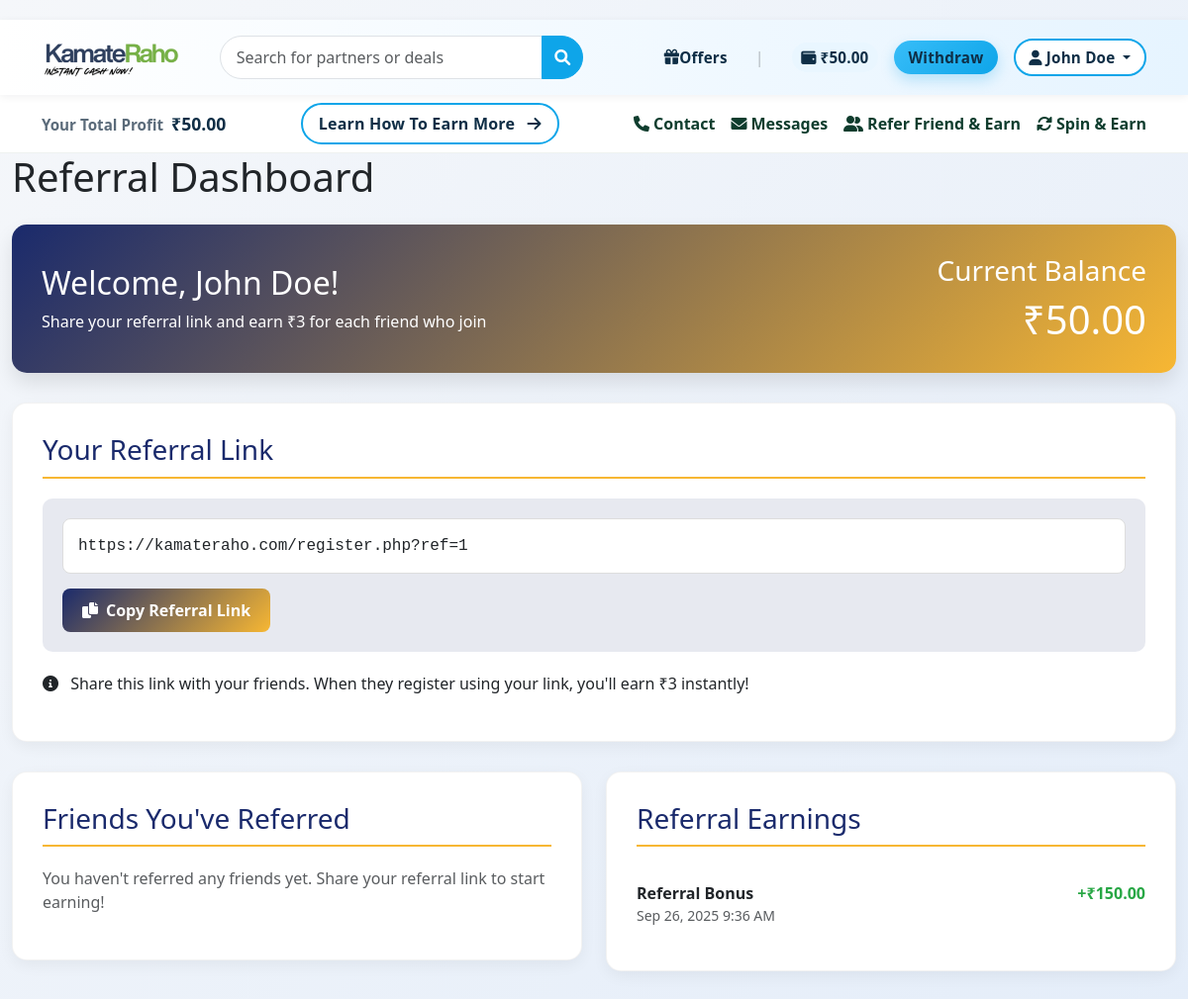
Page /referral_history.php (signed in) on the committed database.
### tables this page shows
CREATE TABLE IF NOT EXISTS users (
    id INT(11) AUTO_INCREMENT PRIMARY KEY,
    name VARCHAR(255) NOT NULL,
    email VARCHAR(255) UNIQUE NOT NULL,
    phone VARCHAR(20),
    city VARCHAR(100),
    state VARCHAR(100),
    password VARCHAR(255) NOT NULL,
    wallet_balance DECIMAL(10, 2) DEFAULT 0.00,
    referral_code VARCHAR(50),
    created_at TIMESTAMP DEFAULT CURRENT_TIMESTAMP
);

CREATE TABLE IF NOT EXISTS wallet_history (
    id INT(11) AUTO_INCREMENT PRIMARY KEY,
    user_id INT(11) NOT NULL,
    amount DECIMAL(10, 2) NOT NULL,
    type ENUM('credit', 'debit') NOT NULL,
    status ENUM('pending', 'approved', 'rejected') DEFAULT 'pending',
    description VARCHAR(255),
    created_at TIMESTAMP DEFAULT CURRENT_TIMESTAMP,
    FOREIGN KEY (user_id) REFERENCES users(id) ON DELETE CASCADE
);

### referral_history.php (the view, shortened to what this page needs)
<?php
include 'config/db.php';
$stmt = $pdo->prepare("SELECT u.id, u.name, u.email, u.created_at FROM users u WHERE u.referral_code IN (SELECT CONCAT('REF', id) FROM users WHERE id = ?)");
$stmt->execute([$_SESSION['user_id']]);
$referrals = $stmt->fetchAll(PDO::FETCH_ASSOC);
$stmt = $pdo->prepare("SELECT amount, description, created_at FROM wallet_history WHERE user_id = ? AND description LIKE '%Referral%' ORDER BY created_at DESC");
$stmt->execute([$_SESSION['user_id']]);
$wallet_history = $stmt->fetchAll(PDO::FETCH_ASSOC);
?>
<!DOCTYPE html>
<html lang="en">
<head>
    <link href="https://cdn.jsdelivr.net/npm/bootstrap@5.3.0/dist/css/bootstrap.min.css" rel="stylesheet">
    <link href="https://cdnjs.cloudflare.com/ajax/libs/font-awesome/6.0.0/css/all.min.css" rel="stylesheet">
</head>
<body>
    <?php include 'includes/navbar.php'; ?>
    <div class="container dashboard-container">
        <div class="row">
            <div class="col-12">
                <h1 class="mb-4">Referral Dashboard</h1>
            </div>
        </div>
        <div class="row">
            <div class="col-12">
                <div class="wallet-card">
                    <div class="row align-items-center">
                        <div class="col-md-8">
                            <h2>Welcome, <?php echo htmlspecialchars($user['name']); ?>!</h2>
                            <p class="mb-0">Share your referral link and earn ₹3 for each friend who join</p>
                        </div>
                        <div class="col-md-4 text-md-end">
                            <h3>Current Balance</h3>
                            <h1 class="mb-0">₹<?php echo number_format($user['wallet_balance'], 2); ?></h1>
                        </div>
                    </div>
                </div>
            </div>
        </div>
        <div class="row">
            <div class="col-12">
                <div class="section-card">
                    <h3 class="section-title">Your Referral Link</h3>
                    <div class="referral-link-box">
                        <?php
                        $base_url = "https://kamateraho.com/";
                        $referral_link = $base_url . "register.php?ref=" . $_SESSION['user_id'];
                        ?>
                        <div class="referral-link" id="referralLink"><?php echo $referral_link; ?></div>
                        <button class="btn-copy" onclick="copyReferralLink()">
                            <i class="fas fa-copy me-2"></i>Copy Referral Link
                        </button>
                    </div>
                    <p class="mt-3">
                        <i class="fas fa-info-circle me-2"></i>
                        Share this link with your friends. When they register using your link, you'll earn ₹3 instantly!
                    </p>
                </div>
            </div>
        </div>
        <div class="row">
            <div class="col-lg-6">
                <div class="section-card">
                    <h3 class="section-title">Friends You've Referred</h3>
                    <?php if (count($referrals) > 0): ?>
                        <?php foreach ($referrals as $referral): ?>
                            <div class="referral-card">
                                <div class="d-flex justify-content-between">
                                    <div>
                                        <h5 class="mb-1"><?php echo htmlspecialchars($referral['name']); ?></h5>
                                        <p class="mb-0 text-muted"><?php echo htmlspecialchars($referral['email']); ?></p>
                                    </div>
                                    <div class="text-end">
                                        <p class="mb-0 text-muted">Joined</p>
                                        <p class="mb-0"><?php echo date('M d, Y', strtotime($referral['created_at'])); ?></p>
                                    </div>
                                </div>
                            </div>
                        <?php endforeach; ?>
                    <?php else: ?>
                        <p class="text-muted">You haven't referred any friends yet. Share your referral link to start earning!</p>
                    <?php endif; ?>
                </div>
            </div>
            <div class="col-lg-6">
                <div class="section-card">
                    <h3 class="section-title">Referral Earnings</h3>
                    <?php if (count($wallet_history) > 0): ?>
                        <?php foreach ($wallet_history as $transaction): ?>
                            <div class="transaction-item">
                                <div class="d-flex justify-content-between">
                                    <div>
                                        <p class="mb-0 fw-bold"><?php echo htmlspecialchars($transaction['description']); ?></p>
                                        <p class="mb-0 text-muted small"><?php echo date('M d, Y g:i A', strtotime($transaction['created_at'])); ?></p>
                                    </div>
                                    <div>
                                        <p class="mb-0 amount-positive">+₹<?php echo number_format($transaction['amount'], 2); ?></p>
                                    </div>
                                </div>
                            </div>
                        <?php endforeach; ?>
                    <?php else: ?>
                        <p class="text-muted">No referral earnings yet. Refer friends to start earning!</p>
                    <?php endif; ?>
                </div>
            </div>
        </div>
    </div>
</body>
</html>

### includes/navbar.php (shortened to what this page needs)
<?php
include_once 'config/db.php';
$wallet_balance = 0.00;
if (isset($_SESSION['user_id']) && $pdo) {
    try {
        $stmt = $pdo->prepare("SELECT wallet_balance, name FROM users WHERE id = ?");
        $stmt->execute([$_SESSION['user_id']]);
        $user = $stmt->fetch(PDO::FETCH_ASSOC);
        if ($user) {
            $wallet_balance = $user['wallet_balance'];
            $user_name = $user['name'];
        }
    } catch (PDOException $e) {
        $wallet_balance = 0.00;
    }
}
?>
<nav class="navbar navbar-expand-lg navbar-light ek-navbar sticky-top">
    <div class="container">
         <a class="navbar-brand fw-bold" href="index.php">
            <img src="kamateraho/img/logo.png" alt="KamateRaho Logo" style="height: 50px; width: auto;">
        </a>
        <div class="ek-search flex-grow-1 d-none d-lg-block mx-3" style="max-width: 620px;">
            <form action="search.php" method="get">
                <div class="input-group">
                    <input type="text" name="q" class="form-control" placeholder="Search for partners or deals" aria-label="Search">
                    <button class="btn btn-dark" type="submit"><i class="fas fa-search"></i></button>
                </div>
            </form>
        </div>
        <div class="collapse navbar-collapse" id="ekNav">
            <div class="ms-auto d-flex align-items-center gap-3 ek-right">
                <a href="index.php" class="d-flex align-items-center"><i class="fas fa-gift"></i>Offers</a>
                <span class="ek-divider d-none d-lg-inline">|</span>
                <?php if (isset($_SESSION['user_id'])): ?>
                    <a href="dashboard.php" class="wallet-chip d-none d-md-inline d-flex align-items-center">
                        <i class="fas fa-wallet me-1"></i>₹<?php echo number_format($wallet_balance, 2); ?>
                    </a>
                    <a href="withdraw.php" class="btn btn-neo btn-sm">Withdraw</a>
                    <div class="dropdown">
                        <a class="btn btn-ghost-sky btn-sm dropdown-toggle" href="#" role="button" data-bs-toggle="dropdown" aria-expanded="false">
                            <i class="fas fa-user me-1"></i><?php echo htmlspecialchars($user_name ?? 'My Profile'); ?>
                        </a>
                    </div>
                <?php else: ?>
                    <a href="login.php" class="btn btn-ghost-sky btn-sm">Login</a>
                    <a href="register.php" class="btn btn-neo btn-sm">Register</a>
                <?php endif; ?>
            </div>
        </div>
    </div>
</nav>
<div class="ek-subbar py-2">
    <div class="container d-flex flex-wrap align-items-center justify-content-between gap-3">
        <div class="d-flex align-items-baseline gap-2">
            <span class="profit-label">Your Total Profit</span>
            <span class="profit-amount">₹<?php echo number_format($wallet_balance, 2); ?></span>
        </div>
        <a href="how-to-earn.php" class="btn btn-learn">
            Learn How To Earn More <i class="fas fa-arrow-right ms-2"></i>
        </a>
        <div class="d-flex align-items-center flex-wrap gap-3">
            <div class="d-flex align-items-center gap-3">
                <a href="contact.php" class="text-decoration-none" style="color:#0f3d2e;font-weight:700;"><i class="fas fa-phone me-1"></i>Contact</a>
                <a href="user_messages.php" class="text-decoration-none" style="color:#0f3d2e;font-weight:700;"><i class="fas fa-envelope me-1"></i>Messages</a>
                <?php if (isset($_SESSION['user_id'])): ?>
                    <a href="#" class="text-decoration-none" style="color:#0f3d2e;font-weight:700;" data-bs-toggle="modal" data-bs-target="#referralModal"><i class="fas fa-user-friends me-1"></i>Refer Friend & Earn</a>
                    <a href="#" class="text-decoration-none" style="color:#0f3d2e;font-weight:700;" data-bs-toggle="modal" data-bs-target="#spinModal"><i class="fas fa-sync-alt me-1"></i>Spin & Earn</a>
                <?php else: ?>
                    <a href="register.php" class="text-decoration-none" style="color:#0f3d2e;font-weight:700;"><i class="fas fa-user-friends me-1"></i>Refer Friend & Earn</a>
                <?php endif; ?>
            </div>
        </div>
    </div>
</div>

### referral_history.php (style rules this page uses)
:root { --primary-color: #1a2a6c; --secondary-color: #f7b733; --accent-color: #ff6e7f; --light-bg: #f8f9fa; --dark-text: #333; --light-text: #fff; }
body { background: linear-gradient(135deg, #f5f7fa 0%, #e4edf9 100%); font-family: 'Segoe UI', Tahoma, Geneva, Verdana, sans-serif; min-height: 100vh; padding: 20px 0; }
.dashboard-container { max-width: 1200px; margin: 0 auto; }
.wallet-card { background: linear-gradient(135deg, var(--primary-color), var(--secondary-color)); color: white; border-radius: 15px; padding: 30px; margin-bottom: 30px; box-shadow: 0 10px 20px rgba(0, 0, 0, 0.1); }
.section-card { background: white; border-radius: 15px; padding: 30px; margin-bottom: 30px; box-shadow: 0 5px 15px rgba(0, 0, 0, 0.05); border: 1px solid rgba(0, 0, 0, 0.05); }
.section-title { color: var(--primary-color); border-bottom: 2px solid var(--secondary-color); padding-bottom: 10px; margin-bottom: 20px; }
.transaction-item { border-bottom: 1px solid #eee; padding: 15px 0; }
.transaction-item:last-child { border-bottom: none; }
.amount-positive { color: #28a745; font-weight: bold; }
.referral-link-box { background: rgba(26, 42, 108, 0.1); border-radius: 10px; padding: 20px; margin: 20px 0; }
.referral-link { background: white; border: 1px solid #ddd; border-radius: 8px; padding: 15px; font-family: monospace; word-break: break-all; margin-bottom: 15px; }
.btn-copy { background: linear-gradient(135deg, var(--primary-color), var(--secondary-color)); color: white; border: none; padding: 10px 20px; border-radius: 8px; font-weight: 600; transition: all 0.3s ease; }

### includes/navbar.php (style rules this page uses)
.ek-navbar { background: linear-gradient(90deg, #ffffff 0%, #e6f4ff 100%); box-shadow: 0 2px 8px rgba(15, 23, 42, 0.06); }
.ek-navbar .navbar-brand img { height: 40px; width: auto; }
.ek-navbar .nav-link, .ek-navbar .navbar-brand { color: #0f2e46; }
.ek-divider { color: rgba(0,0,0,.25); margin: 0 .75rem; }
.ek-search .form-control { border-radius: 999px 0 0 999px; padding-left: 1rem; height: 44px; }
.ek-search .btn { border-radius: 0 999px 999px 0; height: 44px; background: #0ea5e9; color: #fff; border-color: #0ea5e9; }
.ek-right a { color: #0f2e46; text-decoration: none; font-weight: 800; font-size: .95rem; letter-spacing: .2px; }
.wallet-chip { background: #e9f6ff; color: #0f2e46; border-radius: 999px; padding: .25rem .6rem; font-weight: 800; letter-spacing: .2px; }
.btn-neo { background: linear-gradient(135deg, #38bdf8, #0ea5e9); border: 0; color: #fff; border-radius: 999px; padding: .35rem .9rem; font-weight: 800; letter-spacing: .3px; box-shadow: 0 6px 14px rgba(14,165,233,.25); transition: transform .15s ease, box-shadow .15s ease, filter .15s ease; }
.btn-ghost-sky { background: #ffffff; color: #0f2e46; border: 2px solid #0ea5e9; border-radius: 999px; padding: .33rem .85rem; font-weight: 800; letter-spacing: .3px; transition: background .15s ease, color .15s ease, box-shadow .15s ease; }
.ek-subbar { background: #ffffff; border-bottom: 1px solid #eef2f0; }
.ek-subbar .profit-label { color: #5b6b7a; font-weight: 600; font-size: .95rem; }
.ek-subbar .profit-amount { color: #0f2e46; font-weight: 800; font-size: 1.1rem; }
.ek-subbar .btn-learn { border: 2px solid #0ea5e9; background: #ffffff; color: #0f2e46; border-radius: 999px; padding: .45rem 1rem; font-weight: 800; letter-spacing: .2px; }

### rows in the picture
users: wallet_balance "50.00", name "John Doe"
wallet_history: description "Referral Bonus", created_at "Sep 26, 2025 9:36 AM", amount "150.00"

### other values in the picture
$referral_link "https://kamateraho.com/register.php?ref=1"
